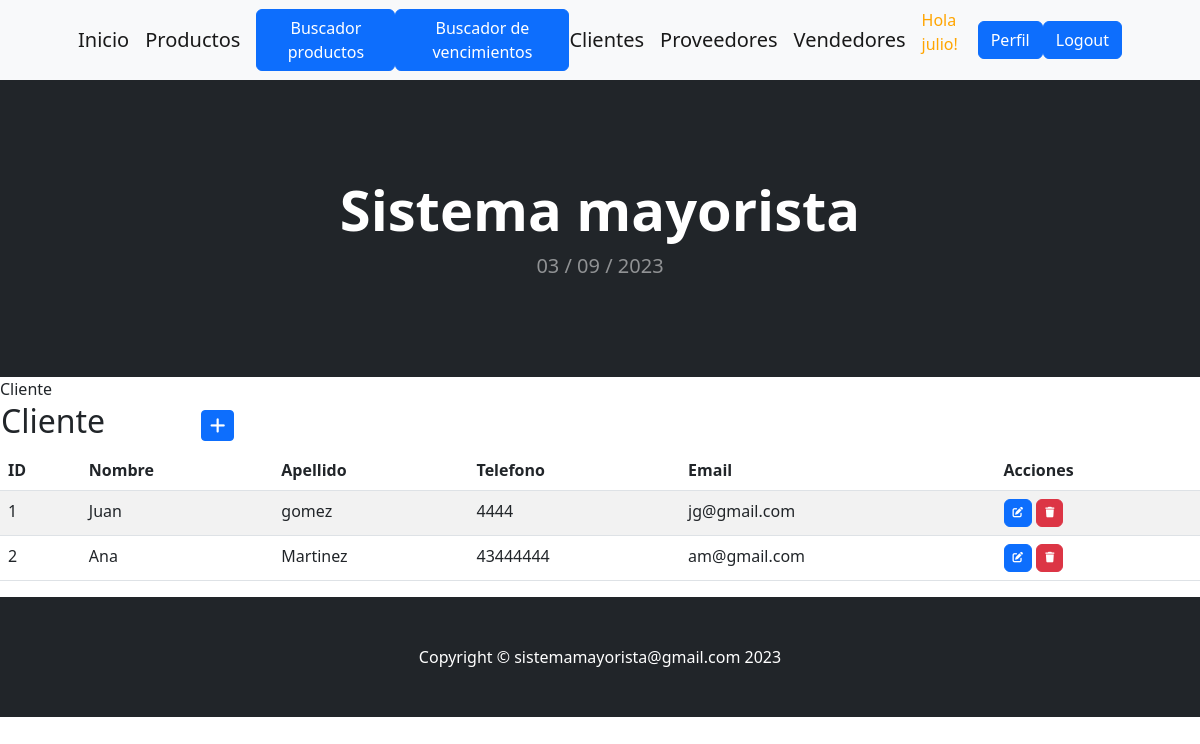
Screenshot of /cliente/ (signed in) with the database file from the repository.
### aplicacion/models.py (models this page shows, shortened)
class Cliente(models.Model):
    nombre = models.CharField(max_length=50)
    apellido = models.CharField(max_length=50)
    telefono = models.CharField(max_length=20)
    email = models.EmailField()

### aplicacion/views.py (the view)
# urls.py: path('cliente/', ClienteList.as_view(), name="cliente" ),
class ClienteList(LoginRequiredMixin,ListView):
    model = Cliente

### aplicacion/templates/aplicacion/cliente_list.html (shortened to what this page needs)
{% extends 'aplicacion/base.html' %}
{% load static %}
{% block titulo %}
    Cliente
{% endblock titulo %}
{% block contenido %}
<table>
    <tr>
        <td width="200"><h2>Cliente</h2></td>
        <td>
            <a
            href="{% url 'create_cliente' %}"
            class="btn btn-primary btn-sm"
            >
            </a>
        </td>
    </tr>
</table>
<table class="table table-striped">
    <thead>
        <tr>
            <th>ID</th>
            <th>Nombre</th>
            <th>Apellido</th>
            <th>Telefono</th>
            <th>Email</th>
            <th>Acciones</th>
        </tr>
    </thead>
    <tbody>
    {% for cliente in cliente_list %}
    <tr>
        <td>{{ cliente.id }}</td>
        <td>{{ cliente.nombre }}</td>
        <td>{{ cliente.apellido }}</td>
        <td>{{ cliente.telefono }}</td>
        <td>{{ cliente.email}}</td>
        <td>
            <a
              href="{% url 'update_cliente' cliente.id %}"
              class="btn btn-primary"
              style="--bs-btn-padding-y: .25rem; --bs-btn-padding-x: .5rem; --bs-btn-font-size: .75rem;"
              >
            </a>
            <a
              href="{% url 'delete_cliente' cliente.id %}"
              class="btn btn-danger"
              style="--bs-btn-padding-y: .25rem; --bs-btn-padding-x: .5rem; --bs-btn-font-size: .75rem;"
              >
            </a>
          </td>
    </tr>
    {% endfor %}
    </tbody>
</table>
{% endblock contenido %}

### aplicacion/templates/aplicacion/base.html (shortened to what this page needs)
<!DOCTYPE html>
<html lang="en">
    <head>
        {% load static %}
        <link href="https://cdn.jsdelivr.net/npm/bootstrap-icons@1.5.0/font/bootstrap-icons.css" rel="stylesheet" />
       <link href="{% static 'aplicacion/css/styles.css' %}" rel="stylesheet" />
       <link rel="stylesheet" href="https://cdnjs.cloudflare.com/ajax/libs/font-awesome/6.4.0/css/all.min.css">
    </head>
    <body>
        <nav class="navbar navbar-expand-lg navbar-light bg-light">
            <div class="container px-4 px-lg-5">
                <a class="navbar-brand" href="{% url 'home' %}">Inicio</a>
                {% if user.is_authenticated %}
                <a class="navbar-brand" href="{% url 'producto' %}">Productos</a>
                <a class="btn btn-primary" href="{% url 'buscarProducto' %}">Buscador productos</a>
                <a class="btn btn-primary" href="{% url 'buscarVencimiento' %}">Buscador de vencimientos</a>
                <a class="navbar-brand" href="{% url 'cliente' %}">Clientes</a>
                <a class="navbar-brand" href="{% url 'proveedor' %}">Proveedores</a>
                <a class="navbar-brand" href="{% url 'vendedor' %}">Vendedores</a>
                <p style="color:orange">Hola {{user.username}}!</p>
                <a class="btn btn-primary" href="{% url 'editar_perfil' %}">Perfil</a>
                <a class="btn btn-primary" href="{% url 'logout' %}">Logout</a>
                {% else %}
                    <a class="btn btn-success" href="{% url 'registro' %}">Registro</a>
                    <a class="btn btn-primary" href="{% url 'login' %}">Login</a>
                    <li><a href="{% url 'about_me' %}">Acerca de mí</a></li>
                {% endif %}
            </div>
        </nav>
        <header class="bg-dark py-5">
            <div class="container px-4 px-lg-5 my-5">
                <div class="text-center text-white">
                    <h1 class="display-4 fw-bolder">Sistema  mayorista</h1>
                    <p class="lead fw-normal text-white-50 mb-0">{% now "d / m / Y " %}</p>
                </div>
            </div>
        </header>
        {% block titulo %}
        {% endblock titulo %}
        {% block contenido %}
        {% endblock contenido %}
        <footer class="py-5 bg-dark">
            <div class="container"><p class="m-0 text-center text-white">Copyright &copy; sistemamayorista@gmail.com 2023</p></div>
        </footer>
    </body>
</html>

### rows the page displays
Cliente: id "1", nombre "Juan", apellido "gomez", telefono "4444", email "jg@gmail.com"
Cliente: id "2", nombre "Ana", apellido "Martinez", telefono "43444444", email "am@gmail.com"

### other values shown
{{ user.username }} "julio"
